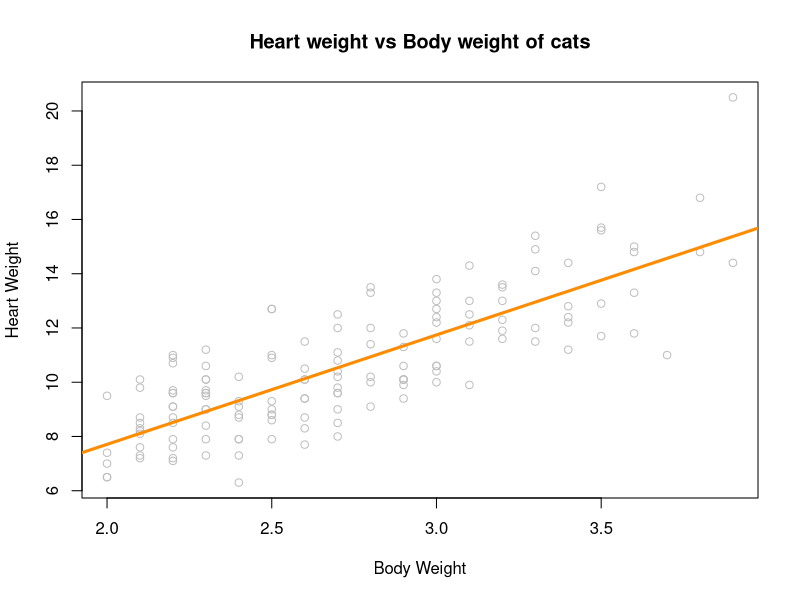
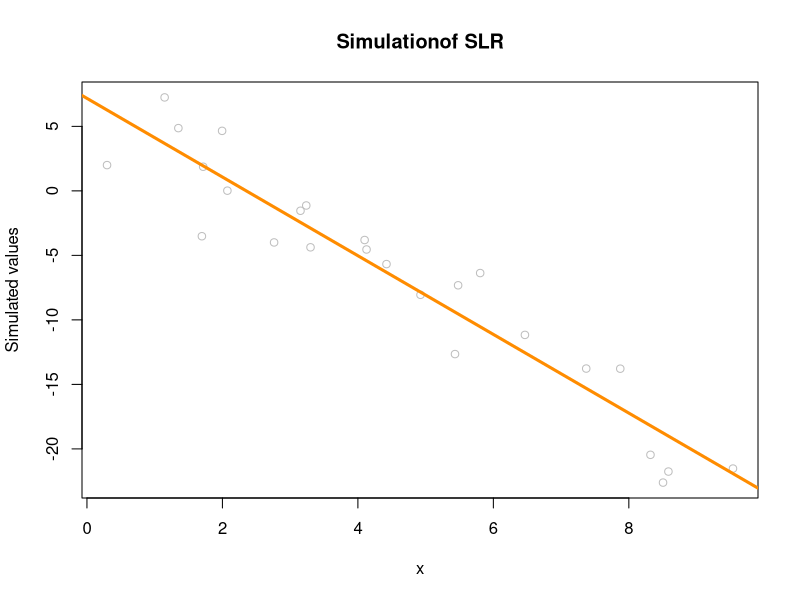
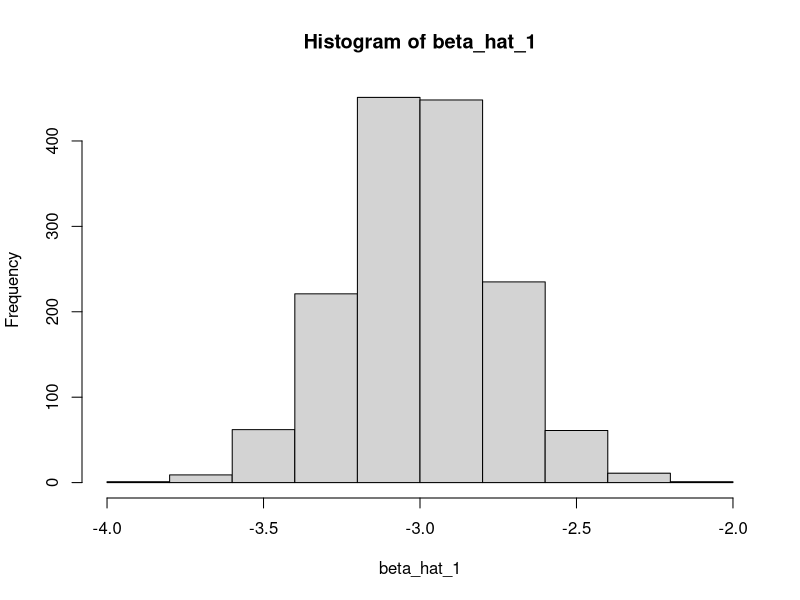
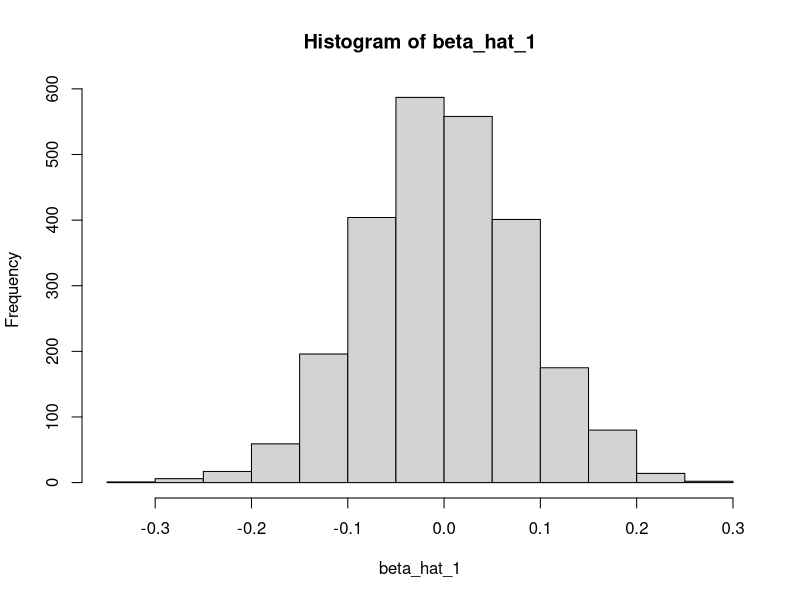

Write R code to recreate these figures, in order. (Note: this script raises an error after producing the figures.)
## ---- chunk 1
library(MASS)
cats <- MASS::cats
Hwt <- cats$Hwt
Bwt <- cats$Bwt
cat_model <- lm(Hwt ~ Bwt, data = cats)
summary(cat_model)
## ---- chunk 2
cat_model$coefficients
## ---- chunk 3
predict(cat_model, newdata = data.frame(Bwt = 3.1))
## ---- chunk 4
predict(cat_model, newdata = data.frame(Bwt = 1.5))
## ---- chunk 5
plot(Hwt ~ Bwt, data = cats,
     main = "Heart weight vs Body weight of cats",
     xlab = "Body Weight",
     ylab = "Heart Weight",
     col = "grey")

abline(cat_model, lwd = 3, col = "darkorange")
## ---- chunk 6
summary(cat_model)['r.squared']
## ---- chunk 7
get_sd_est = function(fitted_vals, actual_vals, mle = FALSE) {
  e <- actual_vals - fitted_vals
  n <- length(e)
  if(mle == FALSE) {
    
    s2_e <- sum(e ^ 2) / (n - 2)
    s_e <- sqrt(s2_e)
    return(s_e)
  } else {
    sigma_hat <- sqrt(sum(e ^ 2) / n)
    return(sigma_hat)
  }
}
## ---- chunk 8
  get_sd_est(residuals(cat_model), rep(0, times= length(residuals(cat_model))))
## ---- chunk 9
get_sd_est(residuals(cat_model), rep(0, times= length(residuals(cat_model))), mle = TRUE)
## ---- chunk 10
summary(cat_model)$sigma
## ---- chunk 11
birthday = 19880210
set.seed(birthday)
## ---- chunk 12
sim_slr = function(x, beta_0 = 10, beta_1 = 5, sigma = 1) {
  n = length(x)
  epsilon = rnorm(n, mean = 0, sd = sigma)
  y = beta_0 + beta_1 * x + epsilon
  data.frame(predictor = x, response = y)
}

x = runif(n = 25, 0, 10)
sim_data = sim_slr(x = x, beta_0 = 5, beta_1 = -3, sigma = sqrt(10.24))


## ---- chunk 13
sim_data_response = sim_data$response
lm_sim = lm(sim_data_response ~ x)
coef(lm_sim)

## ---- chunk 14
plot(sim_data_response ~ x,
     main = "Simulationof SLR",
     xlab = "x",
     ylab = "Simulated values",
     col = "grey"
     )
abline(lm_sim, lwd = 3, col = "darkorange")

## ---- chunk 15
beta_hat_1 <- rep(0, times = 1500)
for(i in 1: 1500) {
  sim_data = sim_slr(x = x, beta_0 = 5, beta_1 = -3, sigma = sqrt(10.24))
  sim_data_response = sim_data$response
  lm_sim = lm(sim_data_response ~ x)
  b1s = coef(lm_sim)['x']
  beta_hat_1[i] = b1s
}

## ---- chunk 16
mean(beta_hat_1)
sd(beta_hat_1)

## ---- chunk 17
hist(beta_hat_1)
## ---- chunk 18
birthday = 19880210
set.seed(birthday)
## ---- chunk 19
x = runif(n = 75, 0, 10)
beta_hat_1 <- rep(0, times = 2500)
for(i in 1: 2500) {
  sim_data = sim_slr(x = x, beta_0 = 3, beta_1 = 0, sigma = 2)
  sim_data_response = sim_data$response
  lm_sim = lm(sim_data_response ~ x)
  b1s = coef(lm_sim)['x']
  beta_hat_1[i] = b1s
}
## ---- chunk 20
hist(beta_hat_1)
## ---- chunk 21
skcsv <- read_csv('skeptic.csv')
sk_lm <- lm(response ~ predictor, data = skcsv)
sk_beta_hat_1 <- coef(sk_lm)['predictor']
sk_beta_hat_1

## ---- chunk 22
hist(beta_hat_1)
abline(v = sk_beta_hat_1, col = "red")

## ---- chunk 23
p_small <- length(beta_hat_1[beta_hat_1 < sk_beta_hat_1]) / length(beta_hat_1)
p_small
p_small * 2
## ---- chunk 24
library(mlbench)
data(Ozone, package = "mlbench")
Ozone = Ozone[, c(4, 6, 7, 8)]
colnames(Ozone) = c("ozone", "wind", "humidity", "temp")
Ozone = Ozone[complete.cases(Ozone), ]
## ---- chunk 25
library(knitr)
wind_lm <- lm(ozone ~ wind, data = Ozone)
hum_lm <- lm(ozone ~ humidity, data = Ozone)
temp_lm <- lm(ozone ~ temp, data = Ozone)

get_rmse = function(e, mle = FALSE) {
  n <- length(e)
 
    rmse <- sqrt(sum(e ^ 2) / n)
    return(rmse)
  
}

wind_lm_rmse <- get_rmse(resid(wind_lm))
hum_lm_rmse <- get_rmse(resid(hum_lm))
temp_lm_rmse <- get_rmse(resid(temp_lm))

wind_lm_r2 <- summary(wind_lm)$r.squared
hum_lm_r2 <- summary(hum_lm)$r.squared
temp_lm_r2 <- summary(temp_lm)$r.squared

rmse <- c(wind_lm_rmse, hum_lm_rmse, temp_lm_rmse)
r2 <- c(wind_lm_r2, hum_lm_r2, temp_lm_r2)
rmse_r2_df = data.frame(rmse, r2)
row.names(rmse_r2_df) <- c('wind', 'humidity', 'temp')

kable(rmse_r2_df,  caption = "Ozone vs Wind/Humidity/Temp")

